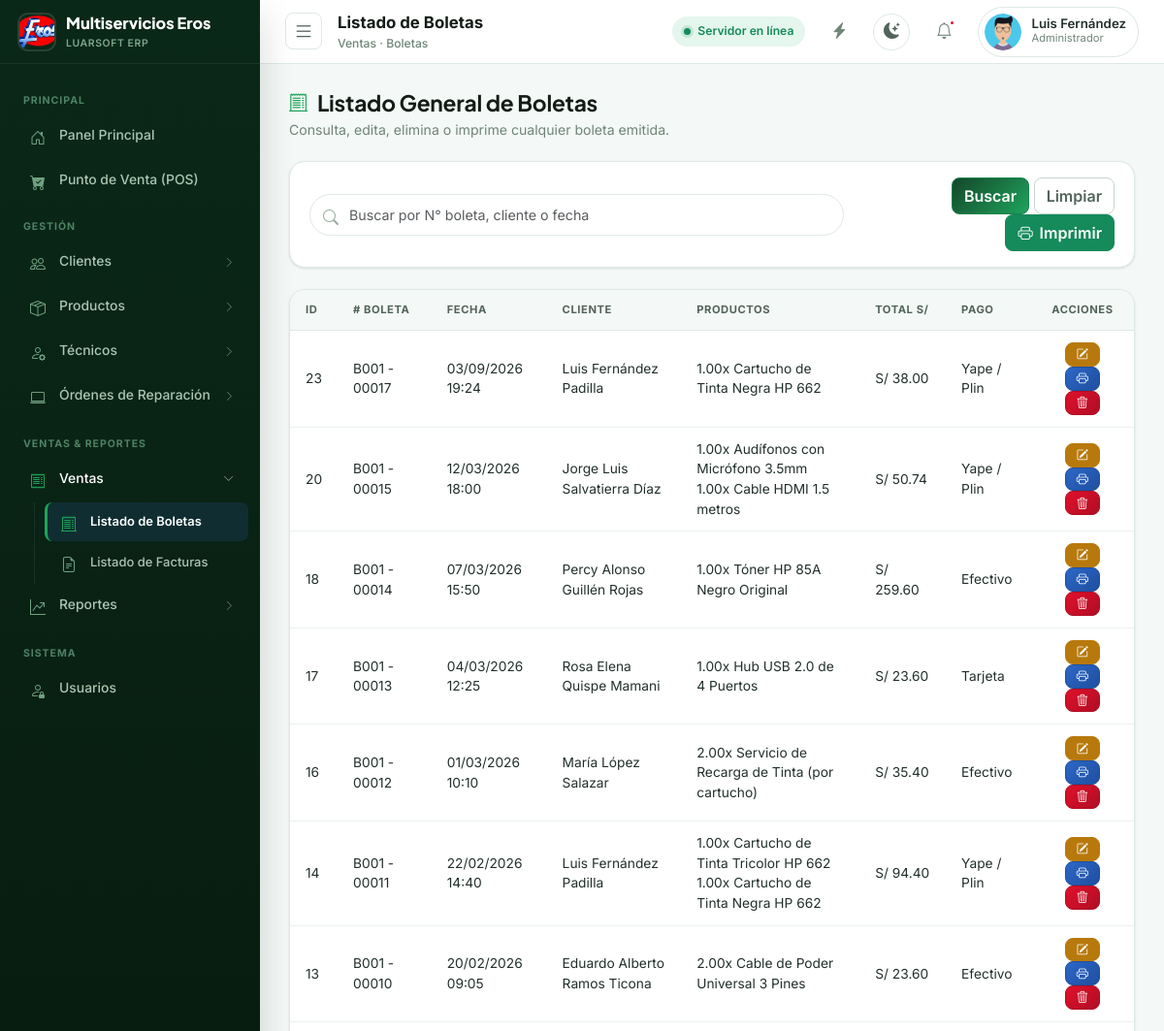
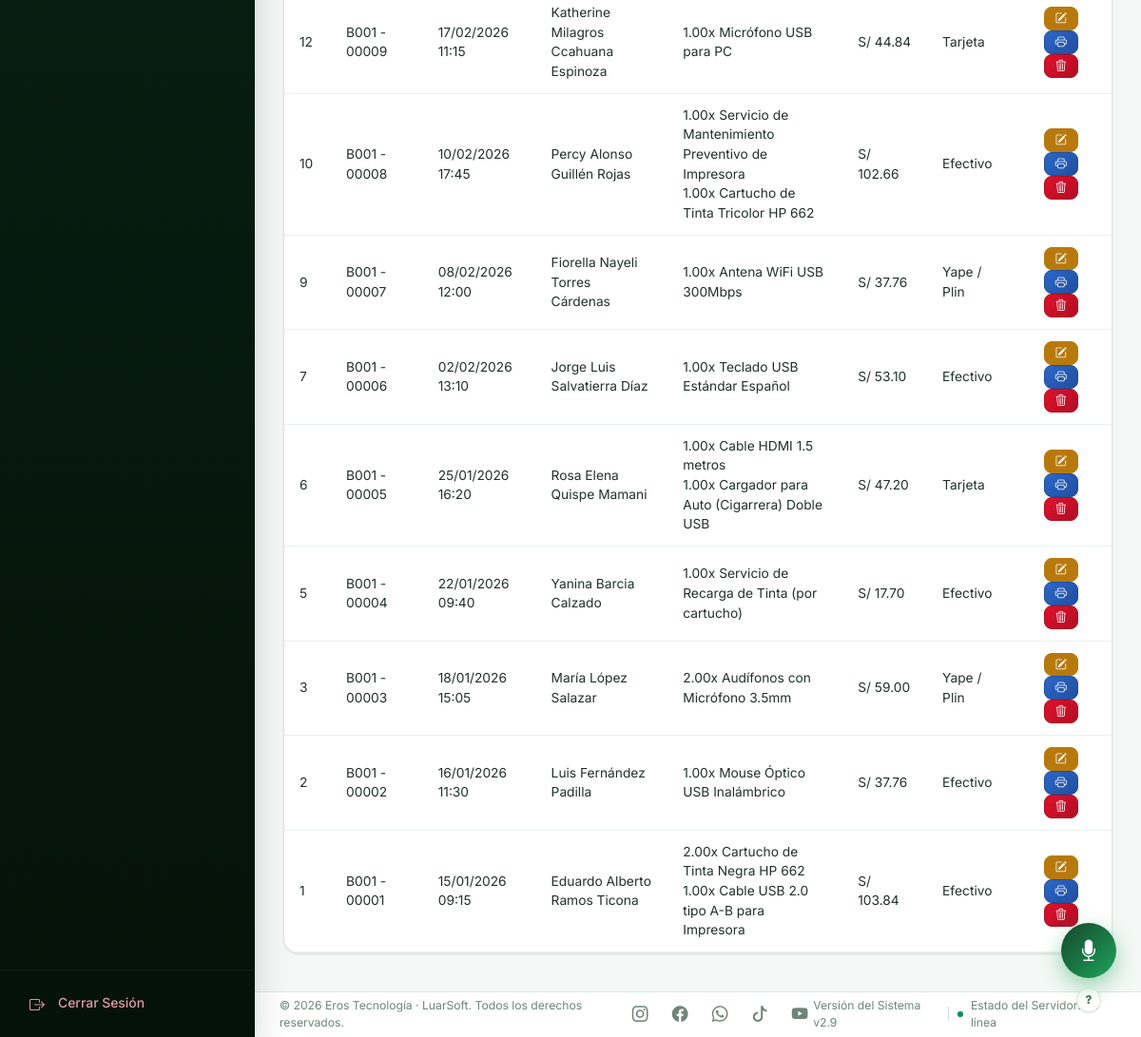
Screenshot of /modules/ventas/lista_boletas.php (signed in) with the database file from the repository (2 pictures, top to bottom).
### tables this page shows
CREATE TABLE `usuarios` (
  `id_usuario` int(11) NOT NULL,
  `usuario` varchar(50) NOT NULL,
  `rol` varchar(20) NOT NULL DEFAULT 'Administrador',
  `permisos` text DEFAULT NULL,
  `foto` varchar(255) DEFAULT NULL,
  `contraseña` varchar(255) NOT NULL,
  `fecha_creacion` timestamp NOT NULL DEFAULT current_timestamp()
);

CREATE TABLE `ventas` (
  `id_venta` int(11) NOT NULL,
  `tipo_documento` varchar(20) NOT NULL,
  `serie_documento` varchar(5) NOT NULL,
  `numero_documento` varchar(15) NOT NULL,
  `fecha` datetime NOT NULL,
  `nombre_cliente` varchar(255) NOT NULL,
  `documento_cliente` varchar(20) NOT NULL,
  `direccion_cliente` varchar(255) DEFAULT NULL,
  `subtotal` decimal(10,2) NOT NULL,
  `igv` decimal(10,2) NOT NULL,
  `total_venta` decimal(10,2) NOT NULL,
  `estado` varchar(50) DEFAULT 'Registrada',
  `metodo_pago` varchar(30) DEFAULT NULL,
  `referencia_pago` varchar(50) DEFAULT NULL
);

### includes/funciones.php (called while the page is built, shortened)
<?php
function url(string $path = ''): string
{
    $base = rtrim(BASE_URL, '/');
    $path = ltrim($path, '/');
    $fullUrl = $base . '/' . $path;
    $slug = defined('TENANT_SLUG') ? TENANT_SLUG : ($_SESSION['tenant_slug'] ?? ($_SESSION['current_tenant_slug'] ?? 'eros'));
    return $fullUrl;
}
function h($valor): string
{
    return htmlspecialchars((string)($valor ?? ''), ENT_QUOTES, 'UTF-8');
}
function moneda($valor): string
{
    return 'S/ ' . number_format((float)$valor, 2);
}
function limpiar($valor): string
{
    return trim((string)($valor ?? ''));
}
function usuarioActual(): string
{
    return $_SESSION['usuario'] ?? 'Invitado';
}

### includes/permisos.php (called while the page is built, shortened)
<?php
function esAdministrador(): bool
{
    return ($_SESSION['rol'] ?? 'Administrador') === 'Administrador';
}
function tienePermiso(string $modulo): bool
{
    if (esAdministrador()) { return true; }
    $permisos = $_SESSION['permisos'] ?? [];
    return in_array($modulo, $permisos, true);
}

### modules/ventas/lista_boletas.php (the view, shortened to what this page needs)
<?php
require_once __DIR__ . '/../../includes/funciones.php';
require_once __DIR__ . '/../../includes/auth.php';
$buscar = limpiar($_GET['buscar'] ?? '');
$where = '';
$sql = "
    SELECT v.id_venta, v.fecha, v.numero_documento, v.nombre_cliente, v.total_venta, v.metodo_pago,
           GROUP_CONCAT(dv.cantidad, 'x ', dv.descripcion SEPARATOR '<br>') AS lista_productos
    FROM ventas v
    LEFT JOIN detalle_venta dv ON v.id_venta = dv.id_venta
    WHERE v.tipo_documento = 'BOLETA' $where
    GROUP BY v.id_venta
    ORDER BY v.id_venta DESC
";
$stmt = mysqli_prepare($conexion, $sql);
mysqli_stmt_execute($stmt);
$resultado = mysqli_stmt_get_result($stmt);
$page_title = 'Listado de Boletas';
$page_subtitle = 'Ventas · Boletas';
include __DIR__ . '/../../includes/layout_top.php';
?>
<div class="page-heading">
    <h1><i class="bi bi-receipt-cutoff"></i> Listado General de Boletas</h1>
    <p>Consulta, edita, elimina o imprime cualquier boleta emitida.</p>
</div>
<div class="search-toolbar no-print">
    <form method="GET" class="row g-2 align-items-center">
        <div class="col-md-8">
            <div class="search-input-wrap">
                <span class="search-ico"><i class="bi bi-search"></i></span>
                <input type="text" name="buscar" class="form-control" placeholder="Buscar por N° boleta, cliente o fecha" value="<?= h($buscar) ?>">
            </div>
        </div>
        <div class="col-md-4 text-end">
            <button type="submit" class="btn btn-primary">Buscar</button>
            <a href="<?= url('modules/ventas/lista_boletas.php') ?>" class="btn btn-outline-secondary">Limpiar</a>
            <button type="button" class="btn btn-success" onclick="window.print()"><i class="bi bi-printer"></i> Imprimir</button>
        </div>
    </form>
</div>
<div class="table-erp-wrap">
    <div class="table-responsive">
        <table class="table table-hover align-middle mb-0">
            <thead>
                <tr><th>ID</th><th># Boleta</th><th>Fecha</th><th>Cliente</th><th>Productos</th><th>Total S/</th><th>Pago</th><th class="no-print text-center">Acciones</th></tr>
            </thead>
            <tbody>
            <?php if ($resultado && mysqli_num_rows($resultado) > 0): ?>
                <?php while ($venta = mysqli_fetch_assoc($resultado)): ?>
                    <tr>
                        <td><?= h($venta['id_venta']) ?></td>
                        <td><?= h($venta['numero_documento']) ?></td>
                        <td><?= h(date('d/m/Y H:i', strtotime($venta['fecha']))) ?></td>
                        <td><?= h($venta['nombre_cliente']) ?></td>
                        <td><?= $venta['lista_productos'] ?></td>
                        <td><?= moneda($venta['total_venta']) ?></td>
                        <td><?= h($venta['metodo_pago'] ?: '—') ?></td>
                        <td class="no-print text-center">
                            <a href="<?= url('modules/ventas/editar_boleta.php?id=' . (int)$venta['id_venta']) ?>" class="btn btn-sm btn-warning"><i class="bi bi-pencil-square"></i></a>
                            <button type="button" class="btn btn-sm btn-info" onclick="ERP.verDocumento('<?= url('modules/ventas/imprimir.php?id=' . (int)$venta['id_venta']) ?>', 'Boleta <?= h($venta['numero_documento']) ?>', '<?= url('modules/ventas/lista_boletas.php') ?>')"><i class="bi bi-printer"></i></button>
                            <a href="<?= url('modules/ventas/eliminar_boleta.php?id=' . (int)$venta['id_venta']) ?>" class="btn btn-sm btn-danger" data-confirm-delete="¿Eliminar la boleta <?= h($venta['numero_documento']) ?>?"><i class="bi bi-trash3"></i></a>
                        </td>
                    </tr>
                <?php endwhile; ?>
            <?php else: ?>
                <tr><td colspan="8" class="text-center text-muted py-4">No hay boletas.</td></tr>
            <?php endif; ?>
            </tbody>
        </table>
    </div>
</div>
<?php include __DIR__ . '/../../includes/layout_bottom.php'; ?>

### includes/header.php (shortened to what this page needs)
<?php
$page_title = $page_title ?? 'LuarSoft';
$page_subtitle = $page_subtitle ?? '';
$nombre_usuario = usuarioActual();
$inicial_usuario = strtoupper(substr($nombre_usuario, 0, 1));
$rol_usuario = $_SESSION['rol'] ?? 'Administrador';
$foto_usuario = null;
if (!empty($_SESSION['id_usuario']) && isset($conexion)) {
    $stmtFotoTopbar = mysqli_prepare($conexion, "SELECT foto FROM usuarios WHERE id_usuario = ? LIMIT 1");
    mysqli_stmt_bind_param($stmtFotoTopbar, "i", $_SESSION['id_usuario']);
    mysqli_stmt_execute($stmtFotoTopbar);
    $foto_usuario = mysqli_stmt_get_result($stmtFotoTopbar)->fetch_assoc()['foto'] ?? null;
}
?>
<header class="topbar">
    <div class="topbar-left">
        <button class="topbar-toggle" id="toggleSidebar" type="button" title="Mostrar/ocultar menú"><i class="bi bi-list icon-lg"></i></button>
        <div>
            <div class="topbar-title"><?= h($page_title) ?></div>
            <?php if ($page_subtitle): ?>
                <div class="topbar-breadcrumb"><?= h($page_subtitle) ?></div>
            <?php endif; ?>
        </div>
    </div>
    <div class="topbar-right">
        <div class="status-pill">
            <span class="status-dot"></span> <span class="status-pill-text">Servidor en línea</span>
        </div>
        <?php if (tienePermiso('pos')): ?>
        <button class="icon-btn" title="Accesos rápidos: Punto de Venta" onclick="window.location.href='<?= url('modules/ventas/pos.php') ?>'"><i class="bi bi-lightning-charge-fill"></i></button>
        <?php endif; ?>
        <button class="theme-toggle-btn" id="themeToggleBtn" type="button" title="Cambiar a modo oscuro">
            <i class="bi bi-moon-stars-fill"></i>
        </button>
        <button class="icon-btn" title="Notificaciones">
            <i class="bi bi-bell"></i><span class="badge-dot"></span>
        </button>
        <div class="user-chip" title="Sesión de <?= h($nombre_usuario) ?>">
            <?php if (!empty($foto_usuario)): ?>
                <img class="user-avatar" src="<?= url('uploads/usuarios/' . $foto_usuario) ?>" alt="<?= h($nombre_usuario) ?>" style="object-fit:cover;">
            <?php else: ?>
                <div class="user-avatar"><?= h($inicial_usuario) ?></div>
            <?php endif; ?>
            <div>
                <div class="user-name"><?= h($nombre_usuario) ?></div>
                <div class="user-role"><?= h($rol_usuario) ?></div>
            </div>
        </div>
    </div>
</header>

### rows the page displays
usuarios: foto (picture)
ventas: id_venta "23", numero_documento "B001 - 00017", fecha "03/09/2026 19:24", nombre_cliente "Luis Fernández Padilla", lista_productos "1.00x Cartucho de Tinta Negra HP 662", total_venta "S/ 38.00", metodo_pago "Yape / Plin"
ventas: id_venta "20", numero_documento "B001 - 00015", fecha "12/03/2026 18:00", nombre_cliente "Jorge Luis Salvatierra Díaz", lista_productos "1.00x Audífonos con Micrófono 3.5mm 1.00x Cable HDMI 1.5 metros", total_venta "S/ 50.74", metodo_pago "Yape / Plin"
ventas: id_venta "18", numero_documento "B001 - 00014", fecha "07/03/2026 15:50", nombre_cliente "Percy Alonso Guillén Rojas", lista_productos "1.00x Tóner HP 85A Negro Original", total_venta "S/ 259.60", metodo_pago "Efectivo"
ventas: id_venta "17", numero_documento "B001 - 00013", fecha "04/03/2026 12:25", nombre_cliente "Rosa Elena Quispe Mamani", lista_productos "1.00x Hub USB 2.0 de 4 Puertos", total_venta "S/ 23.60", metodo_pago "Tarjeta"
ventas: id_venta "16", numero_documento "B001 - 00012", fecha "01/03/2026 10:10", nombre_cliente "María López Salazar", lista_productos "2.00x Servicio de Recarga de Tinta (por cartucho)", total_venta "S/ 35.40", metodo_pago "Efectivo"
ventas: id_venta "14", numero_documento "B001 - 00011", fecha "22/02/2026 14:40", nombre_cliente "Luis Fernández Padilla", lista_productos "1.00x Cartucho de Tinta Tricolor HP 662 1.00x Cartucho de Tinta Negra HP 662", total_venta "S/ 94.40", metodo_pago "Yape / Plin"
ventas: id_venta "13", numero_documento "B001 - 00010", fecha "20/02/2026 09:05", nombre_cliente "Eduardo Alberto Ramos Ticona", lista_productos "2.00x Cable de Poder Universal 3 Pines", total_venta "S/ 23.60", metodo_pago "Efectivo"
ventas: id_venta "12", numero_documento "B001 - 00009", fecha "17/02/2026 11:15", nombre_cliente "Katherine Milagros Ccahuana Espinoza", lista_productos "1.00x Micrófono USB para PC", total_venta "S/ 44.84", metodo_pago "Tarjeta"
ventas: id_venta "10", numero_documento "B001 - 00008", fecha "10/02/2026 17:45", nombre_cliente "Percy Alonso Guillén Rojas", lista_productos "1.00x Servicio de Mantenimiento Preventivo de Impresora 1.00x Cartucho de Tinta Tricolor HP 662", total_venta "S/ 102.66", metodo_pago "Efectivo"
ventas: id_venta "9", numero_documento "B001 - 00007", fecha "08/02/2026 12:00", nombre_cliente "Fiorella Nayeli Torres Cárdenas", lista_productos "1.00x Antena WiFi USB 300Mbps", total_venta "S/ 37.76", metodo_pago "Yape / Plin"
ventas: id_venta "7", numero_documento "B001 - 00006", fecha "02/02/2026 13:10", nombre_cliente "Jorge Luis Salvatierra Díaz", lista_productos "1.00x Teclado USB Estándar Español", total_venta "S/ 53.10", metodo_pago "Efectivo"
ventas: id_venta "6", numero_documento "B001 - 00005", fecha "25/01/2026 16:20", nombre_cliente "Rosa Elena Quispe Mamani", lista_productos "1.00x Cable HDMI 1.5 metros 1.00x Cargador para Auto (Cigarrera) Doble USB", total_venta "S/ 47.20", metodo_pago "Tarjeta"
ventas: id_venta "5", numero_documento "B001 - 00004", fecha "22/01/2026 09:40", nombre_cliente "Yanina Barcia Calzado", lista_productos "1.00x Servicio de Recarga de Tinta (por cartucho)", total_venta "S/ 17.70", metodo_pago "Efectivo"
ventas: id_venta "3", numero_documento "B001 - 00003", fecha "18/01/2026 15:05", nombre_cliente "María López Salazar", lista_productos "2.00x Audífonos con Micrófono 3.5mm", total_venta "S/ 59.00", metodo_pago "Yape / Plin"
ventas: id_venta "2", numero_documento "B001 - 00002", fecha "16/01/2026 11:30", nombre_cliente "Luis Fernández Padilla", lista_productos "1.00x Mouse Óptico USB Inalámbrico", total_venta "S/ 37.76", metodo_pago "Efectivo"
ventas: id_venta "1", numero_documento "B001 - 00001", fecha "15/01/2026 09:15", nombre_cliente "Eduardo Alberto Ramos Ticona", lista_productos "2.00x Cartucho de Tinta Negra HP 662 1.00x Cable USB 2.0 tipo A-B para Impresora", total_venta "S/ 103.84", metodo_pago "Efectivo"

### other values shown
defined('TENANT_NOMBRE') ? TENANT_NOMBRE : 'Multiservicios Eros' "Multiservicios Eros"
$bloque['titulo'] "PRINCIPAL"
$item['label'] "Panel Principal"
$item['label'] "Punto de Venta (POS)"
$bloque['titulo'] "GESTIÓN"
$item['label'] "Clientes"
$item['label'] "Productos"
$item['label'] "Técnicos"
$item['label'] "Órdenes de Reparación"
$bloque['titulo'] "VENTAS & REPORTES"
$item['label'] "Ventas"
$h['label'] "Listado de Boletas"
$h['label'] "Listado de Facturas"
$item['label'] "Reportes"
$bloque['titulo'] "SISTEMA"
